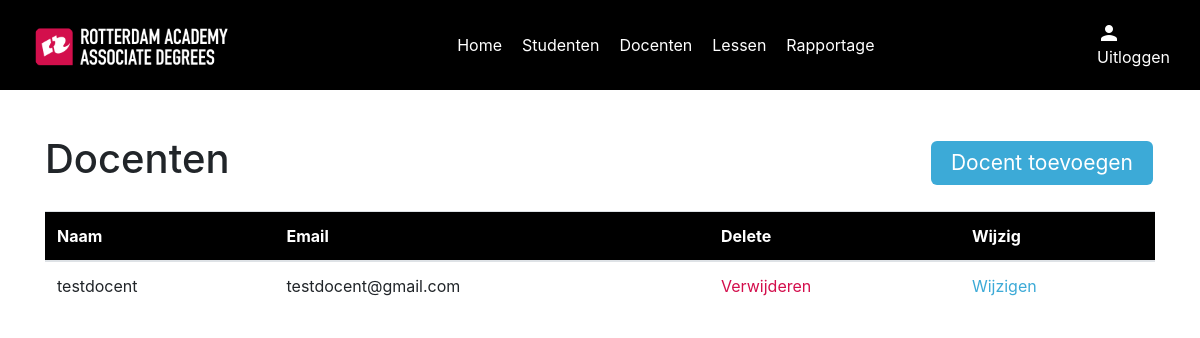
The app's page /docenten_overzicht, older data.
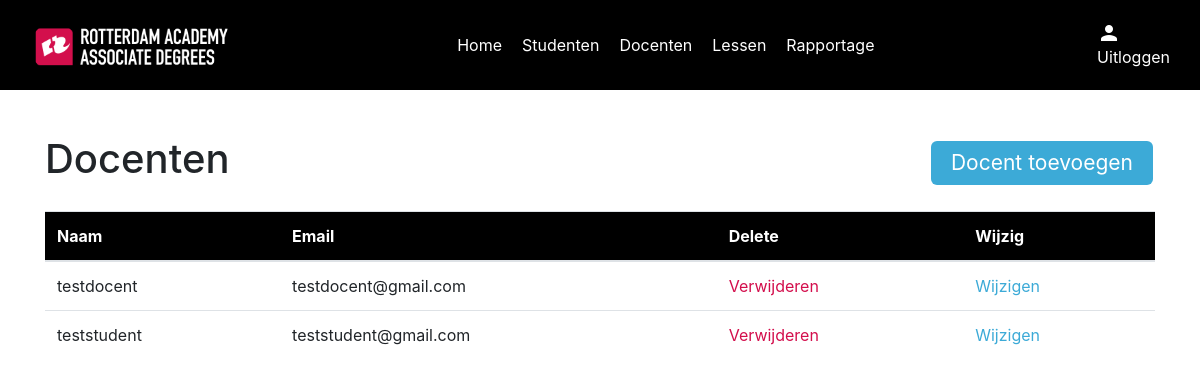
The same page, newer data.
### models/userModel.py (models this page shows)
class User(UserMixin, db.Model):
    id = db.Column(db.Integer, primary_key=True)
    name = db.Column(db.String(100), nullable=False)
    email = db.Column(db.String(100), nullable=False)
    password = db.Column(db.String(255), nullable=True)
    role = db.Column(db.Integer, nullable=False)
    studentNumber = db.Column(db.Integer, nullable=True)
    def to_dict(self):
        return {
            'id': self.id,
            'name': self.name,
            'email': self.email,
            'password': self.password,
            'role': self.role,
            'student_number': self.studentNumber
        }

### routes/teacherRoutes.py (the view)
    @app.route("/docenten_overzicht")
    def teachers_index():
        teachers = TeacherController.get_all_teachers()
        return render_template(
            "teachers/index.html", teachers=teachers
        )

### controllers/teacherController.py (called while the page is built)
    @staticmethod
    def get_all_teachers():
        teachers = User.query.all()
        teachers_dict = [teacher.to_dict() for teacher in teachers]
        return teachers_dict

### routes/teacherRoutes.py (called while the page is built)
def setup_teacher_routes(app):
    @app.route("/docenten_overzicht")
    def teachers_index():
        teachers = TeacherController.get_all_teachers()
        return render_template(
            "teachers/index.html", teachers=teachers
        )
    @app.route('/teachers/', methods=['POST'])
    def create_teacher():
        return TeacherController.create_teacher()
    @app.route('/teachers/<id>', methods=['GET'])
    def show_teacher(id):
        return TeacherController.show_teacher(id)
    @app.route('/teachers/<id>', methods=['POST'])
    def update_teacher(id):
        return TeacherController.update_teacher(id)
    @app.route('/teacher/<id>', methods=['DELETE'])
    def delete_teacher(id):
        return TeacherController.delete_teacher(id)

### templates/teachers/index.html (shortened to what this page needs)
{% include "layout.html" %}
{% block content %}
{% include "navigation.html" %}
<div class="container">
    <div class="index" id="teachers">
        <div class="top-content">
            <h1>Docenten</h1>
            <a href="#" class="button" id="btnCreate" data-toggle="modal" data-target="#teacherModal">Docent toevoegen</a>
        </div>
        <table class="table">
            <thead style="background-color: black; color: #fff;">
            <tr>
                <th scope="Name">Naam</th>
                <th scope="Email">Email</th>
                <th scope="Delete">Delete</th>
                <th scope="Change">Wijzig</th>
            </tr>
            </thead>
            <tbody>
            {% for teacher in teachers %}
            <tr>
                <td>{{ teacher.name }}</td>
                <td>{{ teacher.email }}</td>
                <td><a href="#" class="red" data-id="{{ teacher.id }}" id="btnDelete">Verwijderen</a></td>
                <td><a href="#" class="blue" data-id="{{ teacher.id }}" id="btnEdit" data-toggle="modal"
                       data-target="#teacherModal">Wijzigen</a></td>
            </tr>
            {% endfor %}
            </tbody>
        </table>
    </div>
</div>
{% endblock %}

Row changes from the older to the newer data that the page shows:
added User: name "teststudent", email "teststudent@gmail.com"
